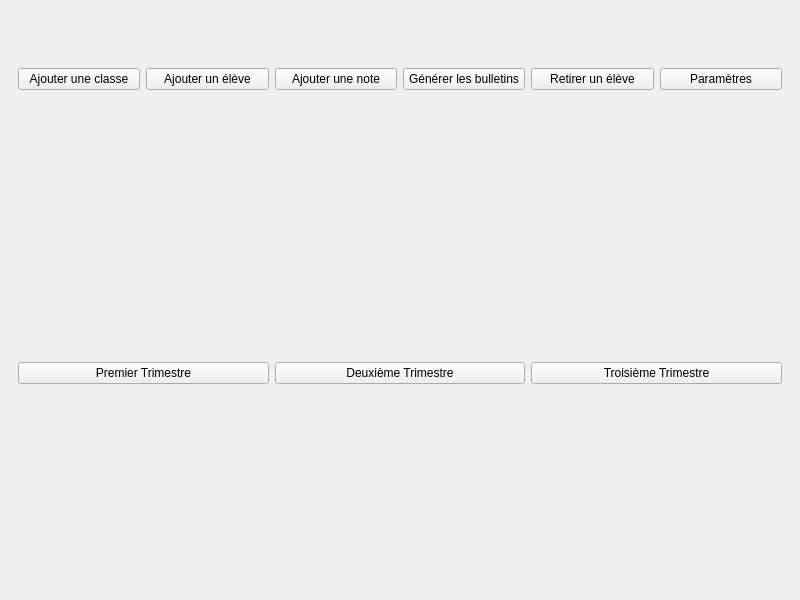
<?xml version="1.0" encoding="UTF-8"?>
<ui version="4.0">
 <class>MainWindow</class>
 <widget class="QMainWindow" name="MainWindow">
  <property name="geometry">
   <rect>
    <x>0</x>
    <y>0</y>
    <width>800</width>
    <height>600</height>
   </rect>
  </property>
  <property name="windowTitle">
   <string>MainWindow</string>
  </property>
  <widget class="QWidget" name="centralwidget">
   <layout class="QVBoxLayout" name="verticalLayout">
    <item>
     <widget class="QWidget" name="widget" native="true">
      <layout class="QHBoxLayout" name="horizontalLayout">
       <item>
        <widget class="QPushButton" name="pushButton">
         <property name="text">
          <string>Ajouter une classe</string>
         </property>
        </widget>
       </item>
       <item>
        <widget class="QPushButton" name="pushButton_2">
         <property name="text">
          <string>Ajouter un élève</string>
         </property>
        </widget>
       </item>
       <item>
        <widget class="QPushButton" name="pushButton_3">
         <property name="text">
          <string>Ajouter une note</string>
         </property>
        </widget>
       </item>
       <item>
        <widget class="QPushButton" name="pushButton_4">
         <property name="text">
          <string>Générer les bulletins</string>
         </property>
        </widget>
       </item>
       <item>
        <widget class="QPushButton" name="pushButton_5">
         <property name="text">
          <string>Retirer un élève</string>
         </property>
        </widget>
       </item>
       <item>
        <widget class="QPushButton" name="pushButton_6">
         <property name="text">
          <string>Paramètres</string>
         </property>
        </widget>
       </item>
      </layout>
     </widget>
    </item>
    <item>
     <widget class="QWidget" name="widget_2" native="true"/>
    </item>
    <item>
     <widget class="QWidget" name="widget_3" native="true">
      <layout class="QHBoxLayout" name="horizontalLayout_2">
       <item>
        <widget class="QPushButton" name="pushButton_7">
         <property name="text">
          <string>Premier Trimestre</string>
         </property>
        </widget>
       </item>
       <item>
        <widget class="QPushButton" name="pushButton_8">
         <property name="text">
          <string>Deuxième Trimestre</string>
         </property>
        </widget>
       </item>
       <item>
        <widget class="QPushButton" name="pushButton_9">
         <property name="text">
          <string>Troisième Trimestre</string>
         </property>
        </widget>
       </item>
      </layout>
     </widget>
    </item>
    <item>
     <widget class="QWidget" name="widget_4" native="true"/>
    </item>
   </layout>
  </widget>
 </widget>
 <resources/>
 <connections/>
</ui>
